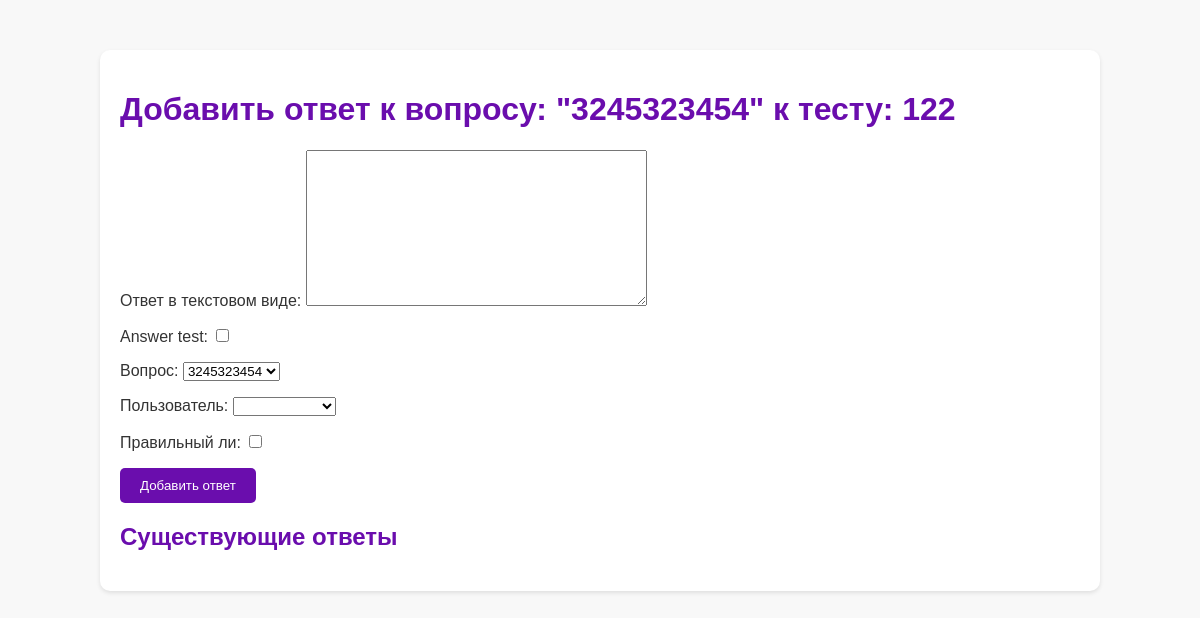
The app's page /add_answers/2/2/, older data.
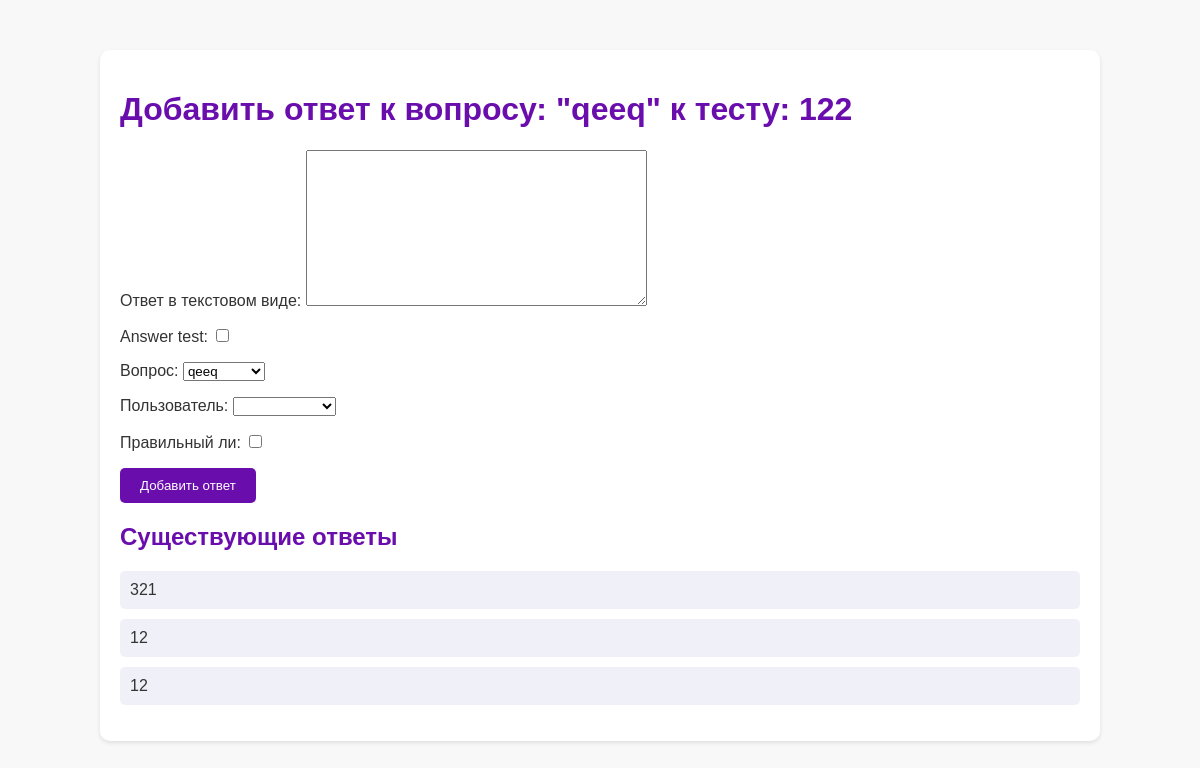
The same page, newer data.
### tests/models.py (models this page shows, shortened)
class Question(models.Model):
    question = models.CharField(max_length=255)
    image = models.ImageField(upload_to='questions/', blank=True, null=True)
    test = models.ForeignKey('Test', related_name='questions', on_delete=models.CASCADE)  # Изменено на ForeignKey
    def __str__(self):
        return self.question

class Answer(models.Model):
    answer_text = models.TextField('Ответ в текстовом виде')
    answer_img = models.ImageField(upload_to='answers/', blank=True, null=True)
    answer_test = models.BooleanField(default=False)
    question = models.ForeignKey(Question, related_name='answers', on_delete=models.CASCADE)
    user = models.ForeignKey(User, on_delete=models.CASCADE)
    is_correct = models.BooleanField(default=False)

### tests/views.py (the view)
# urls.py: path('add_answers/<int:test_id>/<int:question_id>/', views.add_answers, name='add_answers'),
def add_answers(request, test_id, question_id):
    test = get_object_or_404(Test, pk=test_id)
    question = get_object_or_404(Question, pk=question_id)
    if request.method == 'POST':
        answer_form = AnswerForm(request.POST, request.FILES)
        if answer_form.is_valid():
            answer = answer_form.save(commit=False)
            answer.question = question
            answer.save()
            return redirect('add_answers', test_id=test_id, question_id=question_id)  # Обновляем страницу
    else:
        answer_form = AnswerForm()
        answers = Answer.objects.filter(question=question)  # Получаем уже добавленные ответы
    return render(request, 'answer_create.html', {
        'test': test,
        'question': question,
        'answer_form': answer_form,
        'answers': answers
    })

### tests/forms.py
class AnswerForm(forms.ModelForm):
    class Meta:
        model = Answer
        fields = ['answer_text', 'answer_test', 'question', 'user', 'is_correct']
        labels = {
            'question': 'Вопрос',
            'user': 'Пользователь',
            'is_correct': 'Правильный ли'
        }

### templates/answer_create.html (shortened to what this page needs)
<!DOCTYPE html>
<html lang="en">
<head>
</head>
<body>
    <div class="container">
        <h1>Добавить ответ к вопросу: "{{ question.question }}" к тесту: {{ test.title }}</h1>
        <form method="post" enctype="multipart/form-data">
            {{ answer_form.as_p }}
            <button type="submit">Добавить ответ</button>
        </form>
        <h2>Существующие ответы</h2>
        <ul>
            {% for answer in answers %}
                <li>{{ answer.answer_text }}</li>
            {% endfor %}
        </ul>
    </div>
</body>
</html>

Row changes from the older to the newer data that the page shows:
changed Question (number 1 of 2 on the later page): question "3245323454" → "qeeq"
changed Question (number 2 of 2 on the later page): question "3245323454" → "qeeq"
added Answer: answer_text "321"
added Answer: answer_text "12"
added Answer: answer_text "12"
